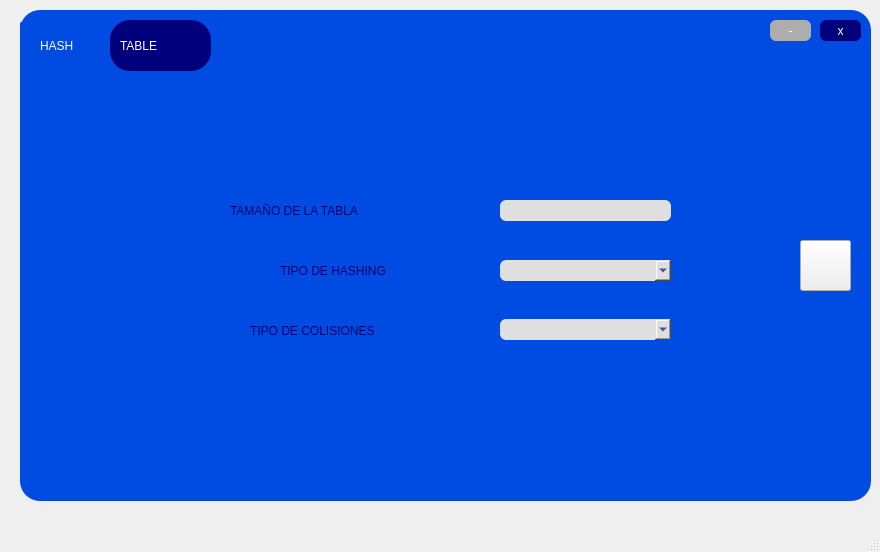
<?xml version="1.0" encoding="UTF-8"?>
<ui version="4.0">
 <class>MainWindow</class>
 <widget class="QMainWindow" name="MainWindow">
  <property name="geometry">
   <rect>
    <x>0</x>
    <y>0</y>
    <width>880</width>
    <height>552</height>
   </rect>
  </property>
  <property name="windowTitle">
   <string>MainWindow</string>
  </property>
  <widget class="QWidget" name="centralwidget">
   <widget class="QWidget" name="widget_2" native="true">
    <property name="geometry">
     <rect>
      <x>20</x>
      <y>10</y>
      <width>851</width>
      <height>491</height>
     </rect>
    </property>
    <property name="cursor">
     <cursorShape>ArrowCursor</cursorShape>
    </property>
    <property name="styleSheet">
     <string notr="true">QWidget#widget_2{
background-color: rgb(16, 16, 16);
background-color: rgb(6, 6, 6);
	background-color: rgb(0, 76, 227);
border-radius:20px;
}</string>
    </property>
    <widget class="QFrame" name="frame">
     <property name="geometry">
      <rect>
       <x>-10</x>
       <y>10</y>
       <width>851</width>
       <height>71</height>
      </rect>
     </property>
     <property name="styleSheet">
      <string notr="true">QFrame#frame{
background-color: rgb(16, 16, 16);
background-color: rgb(6, 6, 6);
	background-color: rgb(0, 76, 227);
border-radius:20px;
}</string>
     </property>
     <property name="frameShape">
      <enum>QFrame::StyledPanel</enum>
     </property>
     <property name="frameShadow">
      <enum>QFrame::Raised</enum>
     </property>
     <widget class="QPushButton" name="min">
      <property name="geometry">
       <rect>
        <x>760</x>
        <y>0</y>
        <width>41</width>
        <height>21</height>
       </rect>
      </property>
      <property name="cursor">
       <cursorShape>PointingHandCursor</cursorShape>
      </property>
      <property name="styleSheet">
       <string notr="true">QPushButton#min{
	background-color: rgb(173, 173, 173);
font: 16pt &quot;MS Shell Dlg 2&quot;;
border-radius:6px;

color: white;


}</string>
      </property>
      <property name="text">
       <string>-</string>
      </property>
     </widget>
     <widget class="QPushButton" name="cerrar">
      <property name="geometry">
       <rect>
        <x>810</x>
        <y>0</y>
        <width>41</width>
        <height>21</height>
       </rect>
      </property>
      <property name="cursor">
       <cursorShape>PointingHandCursor</cursorShape>
      </property>
      <property name="styleSheet">
       <string notr="true">QPushButton#cerrar{
background-color: rgb(255, 0, 0);
border-radius:6px;

font: 11pt &quot;MS Shell Dlg 2&quot;;
background-color: rgb(0, 0, 125);
color:white;

}</string>
      </property>
      <property name="text">
       <string>x</string>
      </property>
     </widget>
     <widget class="QLabel" name="label_2">
      <property name="geometry">
       <rect>
        <x>30</x>
        <y>0</y>
        <width>341</width>
        <height>51</height>
       </rect>
      </property>
      <property name="styleSheet">
       <string notr="true">font: 14pt &quot;Lucida Console&quot;;
color:white;
font: 90 15pt &quot;Rockwell Extra Bold&quot;;</string>
      </property>
      <property name="text">
       <string>HASH </string>
      </property>
     </widget>
     <widget class="QWidget" name="widget_4" native="true">
      <property name="geometry">
       <rect>
        <x>100</x>
        <y>0</y>
        <width>101</width>
        <height>51</height>
       </rect>
      </property>
      <property name="styleSheet">
       <string notr="true">background-color: rgb(0, 0, 125);
border-radius:20px;</string>
      </property>
      <widget class="QLabel" name="label_4">
       <property name="geometry">
        <rect>
         <x>10</x>
         <y>0</y>
         <width>81</width>
         <height>51</height>
        </rect>
       </property>
       <property name="styleSheet">
        <string notr="true">font: 14pt &quot;Lucida Console&quot;;
color:white;
font: 90 15pt &quot;Rockwell Extra Bold&quot;;</string>
       </property>
       <property name="text">
        <string>TABLE</string>
       </property>
      </widget>
     </widget>
    </widget>
    <widget class="QLineEdit" name="lineEdit">
     <property name="geometry">
      <rect>
       <x>480</x>
       <y>190</y>
       <width>171</width>
       <height>21</height>
      </rect>
     </property>
     <property name="styleSheet">
      <string notr="true">background-color: rgb(223, 223, 223);
font: 12pt &quot;MS Shell Dlg 2&quot;;
border-radius:6px;
color: rgb(0, 0, 127);
</string>
     </property>
     <property name="text">
      <string/>
     </property>
    </widget>
    <widget class="QLabel" name="label_3">
     <property name="geometry">
      <rect>
       <x>210</x>
       <y>190</y>
       <width>261</width>
       <height>21</height>
      </rect>
     </property>
     <property name="styleSheet">
      <string notr="true">font: 14pt &quot;Lucida Console&quot;;

color: rgb(0, 0, 115);
;
font: 70 15pt &quot;Rockwell Extra Bold&quot;;</string>
     </property>
     <property name="text">
      <string>TAMAÑO DE LA TABLA</string>
     </property>
    </widget>
    <widget class="QComboBox" name="comboBox">
     <property name="geometry">
      <rect>
       <x>480</x>
       <y>250</y>
       <width>171</width>
       <height>21</height>
      </rect>
     </property>
     <property name="cursor">
      <cursorShape>PointingHandCursor</cursorShape>
     </property>
     <property name="styleSheet">
      <string notr="true">background-color: rgb(223, 223, 223);
color: rgb(0, 0, 127);
border-radius:6px;
font: 12pt &quot;MS Shell Dlg 2&quot;;
</string>
     </property>
    </widget>
    <widget class="QLabel" name="label_5">
     <property name="geometry">
      <rect>
       <x>260</x>
       <y>250</y>
       <width>221</width>
       <height>21</height>
      </rect>
     </property>
     <property name="styleSheet">
      <string notr="true">font: 14pt &quot;Lucida Console&quot;;

color: rgb(0, 0, 115);
font: 70 15pt &quot;Rockwell Extra Bold&quot;;</string>
     </property>
     <property name="text">
      <string>TIPO DE HASHING</string>
     </property>
    </widget>
    <widget class="QComboBox" name="comboBox_2">
     <property name="geometry">
      <rect>
       <x>480</x>
       <y>309</y>
       <width>171</width>
       <height>21</height>
      </rect>
     </property>
     <property name="cursor">
      <cursorShape>PointingHandCursor</cursorShape>
     </property>
     <property name="styleSheet">
      <string notr="true">background-color: rgb(223, 223, 223);
color: rgb(0, 0, 127);
border-radius:6px;
font: 12pt &quot;MS Shell Dlg 2&quot;;</string>
     </property>
    </widget>
    <widget class="QLabel" name="label_7">
     <property name="geometry">
      <rect>
       <x>230</x>
       <y>310</y>
       <width>251</width>
       <height>21</height>
      </rect>
     </property>
     <property name="styleSheet">
      <string notr="true">font: 14pt &quot;Lucida Console&quot;;

color: rgb(0, 0, 115);
;
font: 70 15pt &quot;Rockwell Extra Bold&quot;;</string>
     </property>
     <property name="text">
      <string>TIPO DE COLISIONES</string>
     </property>
    </widget>
    <widget class="QPushButton" name="BSiguiente">
     <property name="geometry">
      <rect>
       <x>780</x>
       <y>230</y>
       <width>51</width>
       <height>51</height>
      </rect>
     </property>
     <property name="cursor">
      <cursorShape>PointingHandCursor</cursorShape>
     </property>
     <property name="styleSheet">
      <string notr="true">border-image: url(:/tablaHash/proximo (1).png);</string>
     </property>
     <property name="text">
      <string/>
     </property>
    </widget>
   </widget>
  </widget>
  <widget class="QMenuBar" name="menubar">
   <property name="geometry">
    <rect>
     <x>0</x>
     <y>0</y>
     <width>880</width>
     <height>21</height>
    </rect>
   </property>
  </widget>
  <widget class="QStatusBar" name="statusbar"/>
 </widget>
 <resources>
  <include location="../multimedia/iconos.qrc"/>
 </resources>
 <connections/>
</ui>
